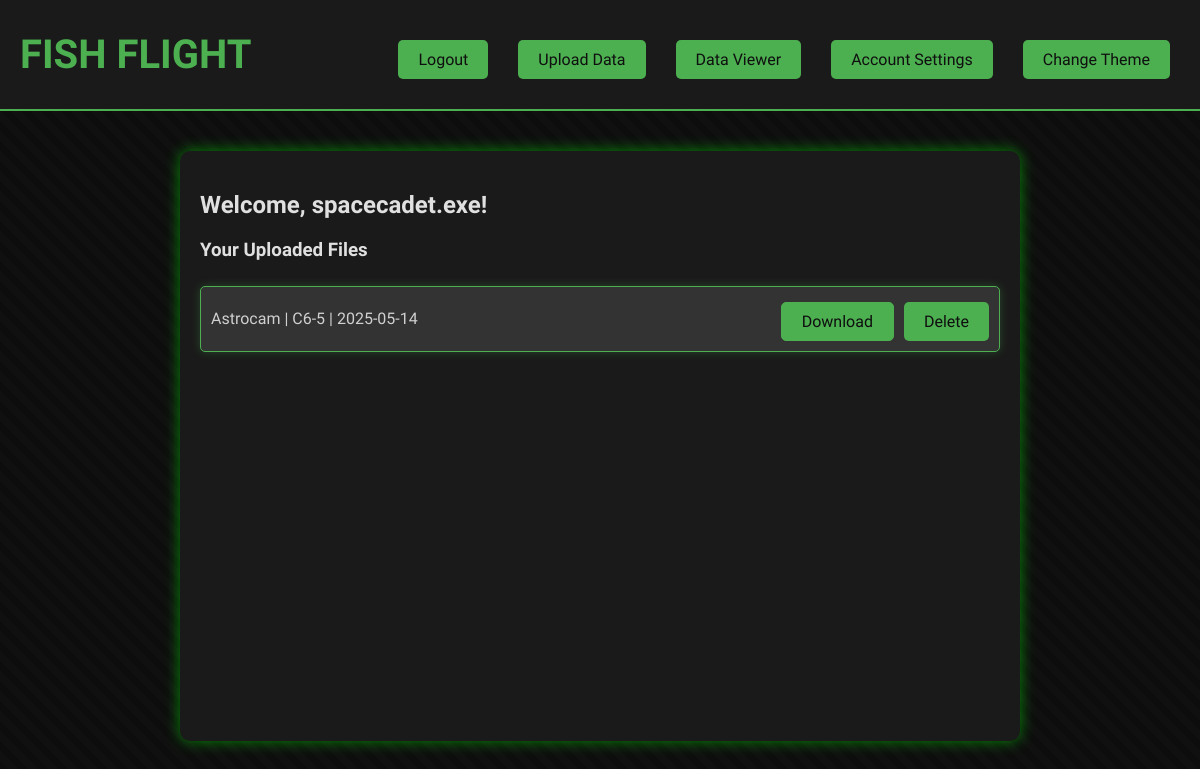
Before: /dashboard (signed in) with the older database file.
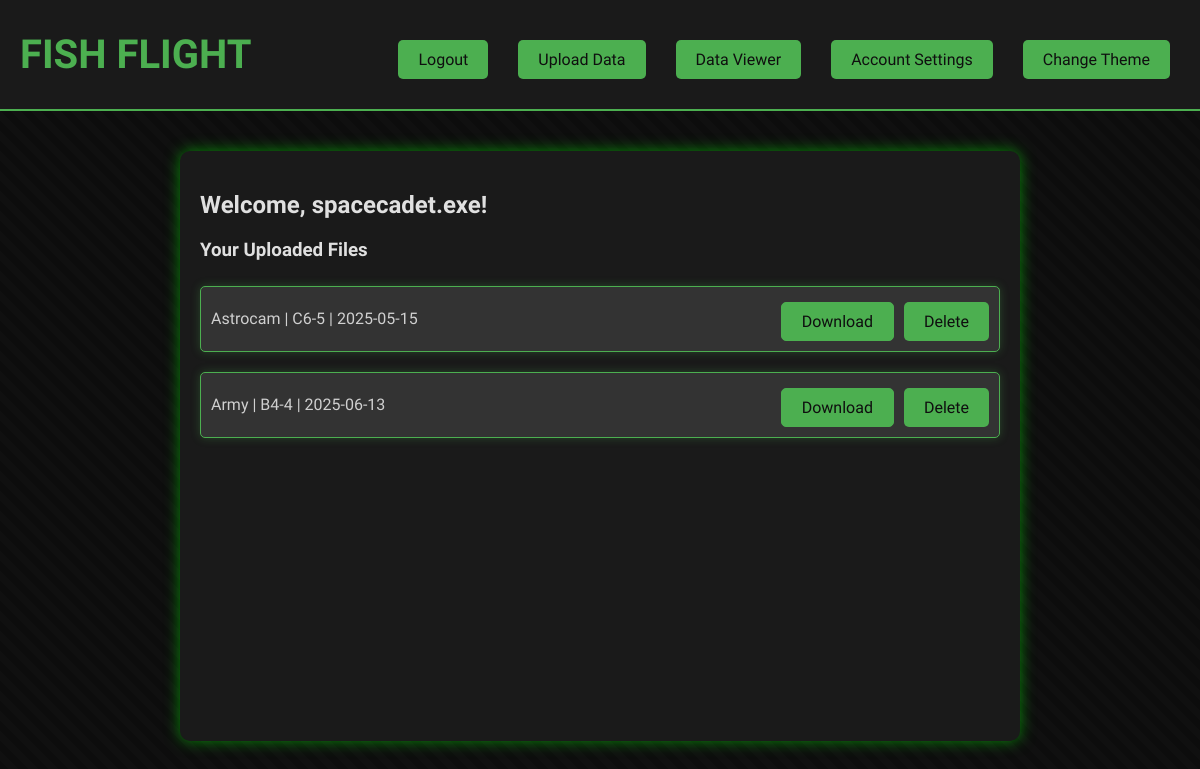
After: the same page with the newer database file.
### setup_db.py (models this page shows)
class CSVFile(Base):
    __tablename__ = 'csv_files'
    id = Column(Integer, primary_key=True)
    filename = Column(String, nullable=False)
    title = Column(String, nullable=False)
    launch_date = Column(String)  # You can use Date if you want stricter typing
    engine_class = Column(String)
    user_id = Column(Integer, ForeignKey('users.id'))
    upload_time = Column(DateTime, default=datetime.utcnow)
    user = relationship("User", backref="csv_files")

### app.py (the view)
@app.route('/dashboard')# Define the dashboard route
def dashboard():
    if "user_id" not in flask_session:# Check if the user is logged in
        flash("You need to login first", "warning")
        return redirect(url_for('index'))  # Redirect to the index page if the user is not logged in
    if 'first_login' in flask_session and flask_session['first_login']:# Check if it's the first time visiting the dashboard after login or logout
        flash("Welcome back, {}!".format(flask_session["username"]), "info")
        flask_session['first_login'] = False  # Set 'first_login' to False after showing the message
    user_id = flask_session["user_id"]# Get the current user's ID from the session
    files = db_session.query(CSVFile).filter_by(user_id=user_id).all()# Query the database for files uploaded by the current user
    return render_template('dashboard.html', user_id=flask_session["user_id"], username=flask_session["username"], files=files)# Render the dashboard page and store the current user's id and username in the session

### templates/dashboard.html (shortened to what this page needs)
<!DOCTYPE html>
<html lang="en">
<head>
    <link rel="stylesheet" href="{{ url_for('static', filename='css/' + (session.get('theme') or 'halo.css')) }}">
</head>
<body>
    <header>
        <h1><a href="{{ url_for('dashboard') }}">Fish Flight</a></h1>
        <div class="header-buttons">
            <a href="{{ url_for('logout') }}" class="button">Logout</a>
            <a href="{{ url_for('upload') }}" class="button">Upload Data</a>
            <a href="{{ url_for('visualiser') }}" class="button">Data Viewer</a>
            <a href="{{ url_for('account_settings') }}" class="button">Account Settings</a>
            <div class="dropdown" style="position: relative;">
                <a class="button" onclick="toggleThemeMenu()">Change Theme</a>
            </div>
        </div>
    </header>
    <main>
        <div class="content-box">
            <h2>Welcome, {{ username }}!</h2>
            {% if files %}
            <h3>Your Uploaded Files</h3>
            <ul class="file-actions">
                {% for file in files %}
                <li>{{ file.title }} | {{ file.engine_class }} | {{ file.upload_time.strftime('%Y-%m-%d') }}
                    <div class="file-buttons">
                        <a href="{{ url_for('download_file', file_id=file.id) }}" class="file-button">Download</a>
                        <form action="{{ url_for('delete_file', file_id=file.id) }}" method="POST" style="display:inline;">
                            <button type="submit" class="file-button">Delete</button>
                        </form>
                    </div>
                </li>
                {% endfor %}
            </ul>
            {% else %}
            <p>You haven't uploaded any files yet.</p>
            {% endif %}
        </div>
    </main>
</body>
</html>

Changed rows visible on the page:
changed CSVFile "Astrocam": upload_time "2025-05-14" → "2025-05-15"
added CSVFile: title "Army", engine_class "B4-4", upload_time "2025-06-13"
